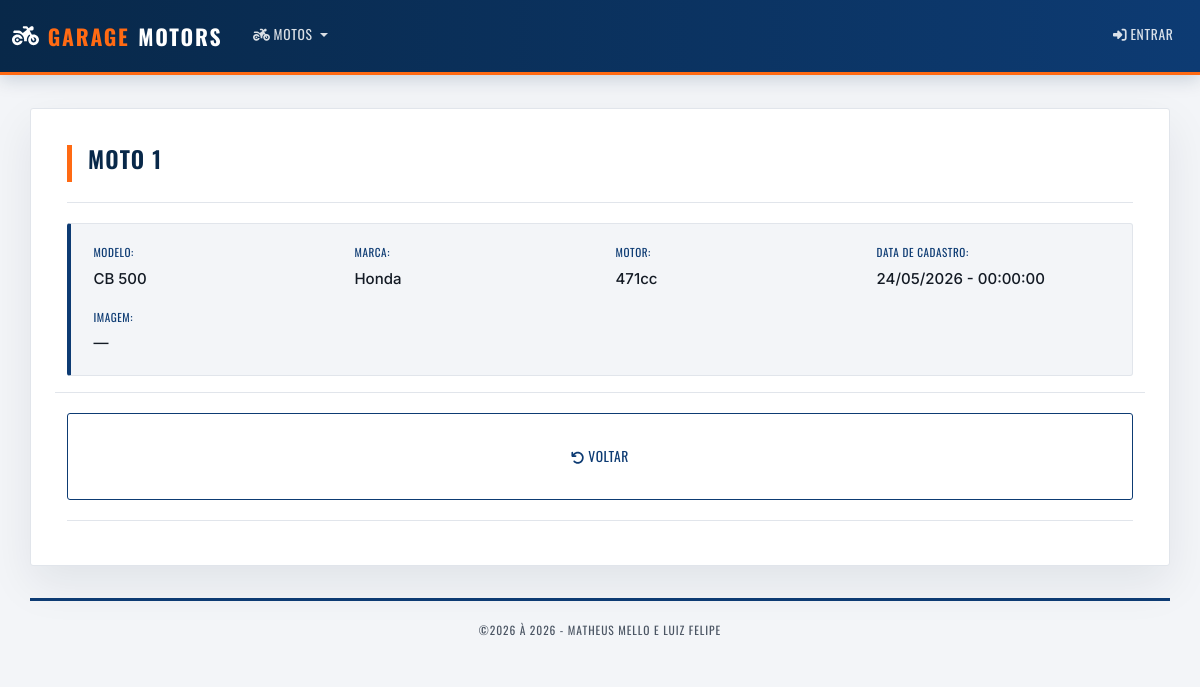
Page /motos/view.php?id=1 on the committed database.
### tables this page shows
CREATE TABLE IF NOT EXISTS motos (
  Id int NOT NULL AUTO_INCREMENT PRIMARY KEY,
  Modelo varchar(50),
  Marca varchar(30),
  Motor varchar(20),
  DataCad datetime NOT NULL,
  Imagem varchar(30)
);

### inc/database.php (called while the page is built, shortened)
<?php
function open_database()
{
	try {
		$conn = new mysqli(DB_HOST, DB_USER, DB_PASSWORD, DB_NAME);
		$conn->set_charset("utf8mb4");
		return $conn;
	} catch (Exception $e) {
		throw new Exception("Erro ao conectar no banco de dados\n {$e->getMessage()}");
	}
}
function identificador($nome)
{
	return "`$nome`";
}
function find($table = null, $id = null, $pk = 'Id')
{
	$found = null;
	try {
		$database = open_database();
		$sql = "SELECT * FROM " . identificador($table) . " WHERE " . identificador($pk) . " = ? LIMIT 1";
		$stmt = $database->prepare($sql);
		$stmt->bind_param('s', $id);
		$stmt->execute();
		$found = $stmt->get_result()->fetch_assoc() ?: null;
	} catch (Exception $e) {
		erro_banco($e);
	}
	return $found;
}
?>

### motos/function.php (called while the page is built, shortened)
<?php
include_once('../inc/auth.php');
function formatData($data, $formato)
{
	$dt = new Datetime($data, new DateTimeZone("America/Sao_Paulo"));
	return $dt->format($formato);
}
function view($id = null)
{
	$id = (int) $id;
	$customer = $id > 0 ? find(MOTOS_TABELA, $id) : null;
}
?>

### inc/auth.php (called while the page is built, shortened)
<?php
function h($texto)
{
	return htmlspecialchars((string) $texto, ENT_QUOTES, 'UTF-8');
}

### motos/view.php (the view, shortened to what this page needs)
<?php
include('function.php');
view($_GET['id'] ?? null);
?>
<h2>Moto <?php echo (int) $customer['Id']; ?></h2>
<hr>
<div class="detail-panel">
    <div class="detail-grid">
        <div class="detail-item">
            <span class="detail-label">Modelo:</span>
            <span class="detail-value"><?php echo h($customer['Modelo']); ?></span>
        </div>
        <div class="detail-item">
            <span class="detail-label">Marca:</span>
            <span class="detail-value"><?php echo h($customer['Marca']); ?></span>
        </div>
        <div class="detail-item">
            <span class="detail-label">Motor:</span>
            <span class="detail-value"><?php echo h($customer['Motor']); ?></span>
        </div>
        <div class="detail-item">
            <span class="detail-label">Data de Cadastro:</span>
            <span class="detail-value"><?php echo formatData($customer['DataCad'], "d/m/Y - H:i:s"); ?></span>
        </div>
        <div class="detail-item">
            <span class="detail-label">Imagem:</span>
            <span class="detail-value">
                <?php if (!empty($customer['Imagem'])): ?>
                    <img src="<?php echo h(BASEURL . 'uploads/' . rawurlencode(basename($customer['Imagem']))); ?>"
                        alt="Imagem da moto" class="detail-image">
                <?php else: ?>
                    &mdash;
                <?php endif; ?>
            </span>
        </div>
    </div>
</div>
<div id="actions" class="row">
    <div class="col-md-12">
        <a href="index.php" class="btn btn-light"><i class="fa-solid fa-arrow-rotate-left"></i> Voltar</a>
    </div>
</div>

### css/style.css (style rules this page uses)
:root { --rl-white: #ffffff; --rl-off-white: #f3f5f8; --rl-panel: #ffffff; --rl-ink: #131a24; --rl-ink-soft: #4b5563; --rl-border: #e1e5eb; --rl-blue: #0d3b73; --rl-blue-deep: #082849; --rl-blue-tint: #eaf1fb; --rl-orange: #ff6a13; --rl-orange-dark: #d6560b; --rl-orange-tint: #fff1e6; --rl-orange-glow: rgba(255, 106, 19, 0.28); --rl-radius: 3px; --rl-font-display: 'Oswald', 'Arial Narrow', Impact, sans-serif; --rl-font-body: 'Inter', -apple-system, BlinkMacSystemFont, 'Segoe UI', Roboto, sans-serif; }
* { box-sizing: border-box; }
html { scroll-behavior: smooth; }
body { margin: 0; padding-top: 92px; padding-bottom: 0; background-color: var(--rl-off-white); color: var(--rl-ink-soft); font-family: var(--rl-font-body); font-size: 15px; line-height: 1.6; -webkit-font-smoothing: antialiased; }
h1, h2, h3, h4, h5, h6 { font-family: var(--rl-font-display); color: var(--rl-blue-deep); text-transform: uppercase; letter-spacing: 0.05em; font-weight: 600; }
h2 { font-size: 1.45rem; position: relative; padding-left: 1rem; padding-bottom: 0.6rem; margin-bottom: 1.25rem; border-left: 5px solid var(--rl-orange); }
hr { border: none; border-top: 1px solid var(--rl-border); opacity: 1; margin: 1.25rem 0; }
a { color: var(--rl-blue); }
.row > [class*="col-"] > a.btn.btn-secondary, .row > [class*="col-"] > a.btn.btn-light { display: block; background-color: var(--rl-off-white); border: 1px solid var(--rl-border); border-top: 3px solid var(--rl-blue); border-radius: var(--rl-radius); padding: 2rem 0.5rem; color: var(--rl-blue-deep); transition: all 0.25s ease; position: relative; overflow: hidden; }
.btn { font-family: var(--rl-font-display); text-transform: uppercase; letter-spacing: 0.04em; font-size: 0.85rem; border-radius: var(--rl-radius); padding: 0.55rem 1.15rem; transition: all 0.2s ease; border-width: 1px; }
.btn-light { background-color: var(--rl-white) !important; border: 1px solid var(--rl-blue) !important; color: var(--rl-blue) !important; }
#actions { border-top: 1px solid var(--rl-border); padding-top: 1.25rem; margin-top: 0.5rem; }
.detail-panel { background-color: var(--rl-off-white); border: 1px solid var(--rl-border); border-left: 4px solid var(--rl-blue); border-radius: var(--rl-radius); padding: 1.25rem 1.4rem; margin-bottom: 1rem; overflow: hidden; }
.detail-grid { display: grid; grid-template-columns: repeat(auto-fit, minmax(200px, 1fr)); gap: 1.1rem 1.75rem; }
.detail-item { display: flex; flex-direction: column; gap: 0.3rem; min-width: 0; }
.detail-label { font-family: var(--rl-font-display); text-transform: uppercase; font-size: 0.7rem; letter-spacing: 0.05em; color: var(--rl-blue); }
.detail-value { color: var(--rl-ink); font-weight: 500; word-break: break-word; overflow-wrap: anywhere; }

### rows in the picture
motos: Id "1", Modelo "CB 500", Marca "Honda", Motor "471cc", DataCad "24/05/2026 - 00:00:00"

### other values in the picture
$dt->format("Y") "2026"
